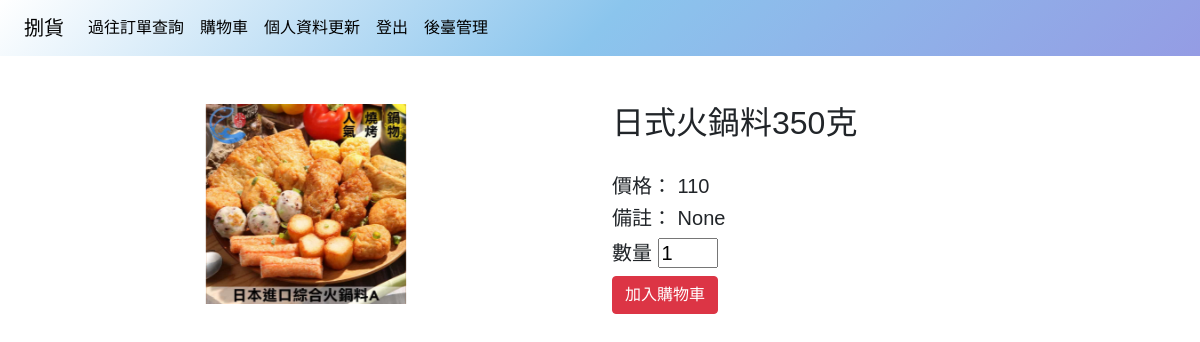
Page /Product/3/1376 (signed in) on the committed database.
### Product/models.py (models this page shows, shortened)
class Branch_Inventory(models.Model):
    Products=models.ForeignKey(Products,on_delete=models.DO_NOTHING,verbose_name='商品',related_name='inventory_records')
    Number=models.IntegerField(verbose_name="總庫存")
    Branch=models.ForeignKey('member.Branchs',on_delete=models.DO_NOTHING,verbose_name='店家')
    class Meta:
        verbose_name = "分店商品庫存"
        verbose_name_plural = '分店商品庫存'  # 中文名稱

class Products(models.Model):
    Sh_CHOICES = (
        (0, '下架'),
        (1, '上架'),
    )
    Category=models.ForeignKey(Categories, on_delete=models.CASCADE,verbose_name="類別",null=True, blank=True)
    Item_name=models.CharField(max_length=99,verbose_name="貨品名稱",null=True, blank=True)
    Price=models.IntegerField(verbose_name="建議售價")
    Import_price=models.IntegerField(verbose_name="成本價")
    Specification=models.CharField(max_length=99,verbose_name="規格",null=True, blank=True)
    Sh=models.IntegerField(choices=Sh_CHOICES,default=1,verbose_name="上/下架")
    class Meta:
        verbose_name = "商品管理"
        verbose_name_plural = '商品管理'  # 中文名稱

### Product/views.py (the view)
# urls.py: path('<int:branch>/<int:detail>', views.detail, name='detail'),
def detail(request,branch=None,detail=None):
    if request.user.is_authenticated:
        branch=Branch_Inventory.objects.get(pk=detail)
        product_images = ItemImage.objects.filter(Products=branch.Products)
        image_paths = []
        for image in product_images:
            image_paths.append(image.Image_path.url)
        context={
            'branch':branch,
            'detail':detail,
            'title':'商品介紹',
            'image_paths':image_paths
        }
        return render(request,'detail.html',context)

### Product/templates/detail.html (shortened to what this page needs)
{% extends 'index/base.html' %}
{%load static%}
{% block content %}
<div class="container-fluid text-center">
  <div class="row ">
    <div class="col-12 col-md-6 my-5">
      <div id="carouselExampleControls" class="carousel slide" data-bs-ride="carousel">
        <div class="carousel-inner">
          {% for image_path in image_paths%}
          <div class="carousel-item active">
            <img style="width:200px;height: 200px;"  src="{{image_path}}" class="" alt="...">
          </div>
          {%endfor%}
        </div>
        <button class="carousel-control-prev" type="button" data-bs-target="#carouselExampleControls" data-bs-slide="prev">
          <span class="carousel-control-prev-icon" aria-hidden="true"></span>
        </button>
        <button class="carousel-control-next" type="button" data-bs-target="#carouselExampleControls" data-bs-slide="next">
          <span class="carousel-control-next-icon" aria-hidden="true"></span>
        </button>
      </div>
    </div>
    <div class="col-12 col-md-6 my-5 text-start">
      <h2>{{branch.Products.Item_name}}</h2><br>
      <h5>價格： {{branch.Products.Price}}</h5>
      <h5>備註： {{branch.Products.Specification}}</h5>
      <form action="{% url 'Product:add_to_cart_view' branch=branch.Branch.pk product_id=branch.Products.id %}" method="post">
        <h5>數量 <input style="width: 60px;" type="number" id="quantity" name="quantity" value="1" min="1"></h5>
        <button type="submit" class="btn btn-danger">加入購物車</button>
      </form>
    </div>
  </div>
</div>
{% endblock %}

### rows in the picture
Branch_Inventory: Products.Item_name "日式火鍋料350克", Products.Price "110", Products.Specification "None"
